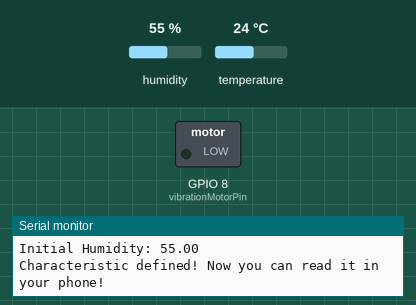
This program was run on a simulated Seeed XIAO ESP32-S3. Shown: switched loads named in the program (green lamp = pin HIGH), the last lines printed to the serial monitor. The test bench sets the inputs (shaded band); at power-on: humidity 55 %, temperature 24 °C. Nothing arrives over Bluetooth unless stated; a phone connects over Bluetooth LE 3 s after start.

Above: at 2.2 s.
2.3 s: humidity set to 68 %
At 3.7 s:
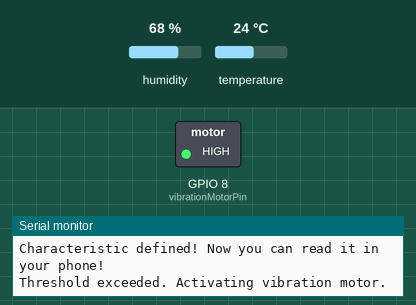
Timing chart, 0 to 5.5 s (numbered marks = the images above; inputs shaded):
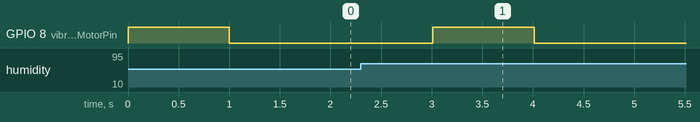

The program:

main.cpp
```cpp
#include <Arduino.h>
#include <BLEDevice.h>
#include <BLEServer.h>
#include <BLEUtils.h>
#include <BLE2902.h>
#include <stdlib.h>
#include <Wire.h>
#include <Adafruit_Sensor.h>
#include <Adafruit_BME280.h>

BLEServer* pServer = NULL;
BLECharacteristic* pCharacteristic = NULL;
bool deviceConnected = false;
bool oldDeviceConnected = false;
unsigned long previousMillis = 0; //what is this?
const long interval = 1000;

// TODO: add new global variables for your sensor readings and processed data
const int vibrationMotorPin = 8;

Adafruit_BME280 bme; // Use I2C interface

unsigned long motorStartCount = 0;

void activateVibrationMotor() {
    digitalWrite(vibrationMotorPin, HIGH);
    delay(1000); // Assuming motor should be active for 1 second
    digitalWrite(vibrationMotorPin, LOW);

    // Increment motor start count
    motorStartCount++;

    // Convert motor start count to bytes
    /*uint8_t countBytes[4];
    countBytes[0] = (motorStartCount >> 24) & 0xFF;
    countBytes[1] = (motorStartCount >> 16) & 0xFF;
    countBytes[2] = (motorStartCount >> 8) & 0xFF;
    countBytes[3] = motorStartCount & 0xFF;*/

    // Check if a device is connected before trying to send
    if (deviceConnected) {
        // Assuming motorStartCount is the variable tracking the number of motor starts
        String motorStartCountStr = String(motorStartCount);
        pCharacteristic->setValue(motorStartCountStr.c_str());
        //pCharacteristic->setValue(countBytes, sizeof(countBytes));
        pCharacteristic->notify();
        Serial.print("Motor start count notified: ");
        Serial.println(motorStartCountStr);
    }
}


// Update these constants with the actual GPIO pins used for SDA and SCL if they are not the default pins
const int i2cSDA = 21;
const int i2cSCL = 22;

float lastTemperature = 0.0;
float lastHumidity = 0.0;
float tempThreshold = 3.0; // Temperature change threshold to activate the vibration motor
float humidityThreshold = 3.0;

// Define constants for DSP
const int bufferSize = 10; // Size of the buffer for storing sensor readings
float sensorBuffer[bufferSize]; // Buffer to store sensor readings
int bufferIndex = 0;

// Function to apply a moving average filter to the sensor readings
float movingAverageFilter(float newValue) {
    // Add the new value to the buffer
    sensorBuffer[bufferIndex] = newValue;

    // Increment buffer index with wraparound
    bufferIndex = (bufferIndex + 1) % bufferSize;

    // Calculate the average of the values in the buffer
    float sum = 0.0;
    for (int i = 0; i < bufferSize; i++) {
        sum += sensorBuffer[i];
    }
    return sum / bufferSize;
}

// TODO: Change the UUID to your own (any specific one works, but make sure they're different from others'). You can generate one here: https://www.uuidgenerator.net/
#define SERVICE_UUID        "56f9819c-fd94-44d4-9d3c-156a6b86279b"
#define CHARACTERISTIC_UUID "0900f701-d655-4987-ab06-ff880acdb3c7"

class MyServerCallbacks : public BLEServerCallbacks {
    void onConnect(BLEServer* pServer) {
        deviceConnected = true;
    };

    void onDisconnect(BLEServer* pServer) {
        deviceConnected = false;
    }
};

// TODO: add DSP algorithm functions here

const float alpha = 0.1; // Adjust this value for filtering strength (0.0 to 1.0)

void processSensorData() {
    // Read sensor data
    float currentTemperature = bme.readTemperature();

    // Apply DSP algorithm (e.g., moving average filter)
    float filteredTemperature = movingAverageFilter(currentTemperature);

    // Perform further processing or analysis based on the filtered data
    // For example, you could trigger an action based on certain conditions:
    if (filteredTemperature > tempThreshold) {
        // Do something...
    }
}

void setup() {
    //Serial.begin(115200);
    Serial.println("Starting BLE work!");

    Serial.begin(115200);
    pinMode(8,OUTPUT);
    digitalWrite(vibrationMotorPin, HIGH);
    delay(1000); // Vibrate for 1 second
    digitalWrite(vibrationMotorPin, LOW);

    if (!bme.begin(0x76, &Wire)) { // Update 0x76 to your BME280's I2C address if different
        Serial.println("Could not find a valid BME280 sensor, check wiring!");
        while (1);
    }

    pinMode(vibrationMotorPin, OUTPUT);
    digitalWrite(vibrationMotorPin, LOW);

    Wire.begin(i2cSDA, i2cSCL); // Explicitly start I2C with specified pins

    lastTemperature = bme.readTemperature();
    Serial.print("Initial Temperature: ");
    Serial.println(lastTemperature);
    lastHumidity = bme.readHumidity();
    Serial.print("Initial Humidity: ");
    Serial.println(lastHumidity);

    // TODO: name your device to avoid conflictions
    BLEDevice::init("FXXK514");
    pServer = BLEDevice::createServer();
    pServer->setCallbacks(new MyServerCallbacks());
    BLEService *pService = pServer->createService(SERVICE_UUID);
    pCharacteristic = pService->createCharacteristic(
        CHARACTERISTIC_UUID,
        BLECharacteristic::PROPERTY_READ |
        BLECharacteristic::PROPERTY_WRITE |
        BLECharacteristic::PROPERTY_NOTIFY
    );
    pCharacteristic->addDescriptor(new BLE2902());
    pCharacteristic->setValue("Hello World");
    pService->start();
    // BLEAdvertising *pAdvertising = pServer->getAdvertising();  // this still is working for backward compatibility
    BLEAdvertising *pAdvertising = BLEDevice::getAdvertising();
    pAdvertising->addServiceUUID(SERVICE_UUID);
    pAdvertising->setScanResponse(true);
    pAdvertising->setMinPreferred(0x06);  // functions that help with iPhone connections issue
    pAdvertising->setMinPreferred(0x12);
    BLEDevice::startAdvertising();
    Serial.println("Characteristic defined! Now you can read it in your phone!");
}

void loop() {
    // TODO: add codes for handling your sensor readings (analogRead, etc.)
    processSensorData();

    float currentTemperature = bme.readTemperature();
    float currentHumidity = bme.readHumidity();

    bool tempExceeded = (currentTemperature - lastTemperature) > tempThreshold;
    bool humidityExceeded = (currentHumidity - lastHumidity) > humidityThreshold;

    if (tempExceeded || humidityExceeded) {
        Serial.println("Threshold exceeded. Activating vibration motor.");
        activateVibrationMotor();
    }

    lastTemperature = currentTemperature;
    lastHumidity = currentHumidity;
    delay(1000);


    /*
    float currentTemperature = bme.readTemperature();
    float currentHumidity = bme.readHumidity();

    Serial.print("Current Temperature: ");
    Serial.println(currentTemperature);
    Serial.print("Current Humidity: ");
    Serial.println(currentHumidity);

     // Check if the changes exceed the thresholds
    bool tempExceeded = (currentTemperature - lastTemperature) > tempThreshold;
    bool humidityExceeded = (currentHumidity - lastHumidity) > humidityThreshold;

    if (tempExceeded || humidityExceeded) {
        Serial.println("Threshold exceeded. Activating vibration motor.");
        digitalWrite(vibrationMotorPin, HIGH);
        delay(1000); // Vibrate for 1 second
        digitalWrite(vibrationMotorPin, LOW);
    } else {
        Serial.println("Threshold not exceeded.");
    }

    // Update last readings
    lastTemperature = currentTemperature;
    lastHumidity = currentHumidity;

    // Wait a second before reading again
    delay(1000);
    */


    if (deviceConnected) {
        // Send new readings to database
        // TODO: change the following code to send your own readings and processed data
        unsigned long currentMillis = millis();
        if (currentMillis - previousMillis >= interval) {
        pCharacteristic->setValue("Hello World");
        pCharacteristic->notify();
        //Serial.println("Notify value: Hello World");
        }
    }
    // disconnecting
    if (!deviceConnected && oldDeviceConnected) {
        delay(500);  // give the bluetooth stack the chance to get things ready
        pServer->startAdvertising();  // advertise again
        Serial.println("Start advertising");
        oldDeviceConnected = deviceConnected;
    }
    // connecting
    if (deviceConnected && !oldDeviceConnected) {
        // do stuff here on connecting
        oldDeviceConnected = deviceConnected;
    }
    delay(1000);
}
```

Measured:
- after the input at 2.3 s, GPIO 8 (vibrationMotorPin): LOW → HIGH after 0.71 s, → LOW 1.0 s later
